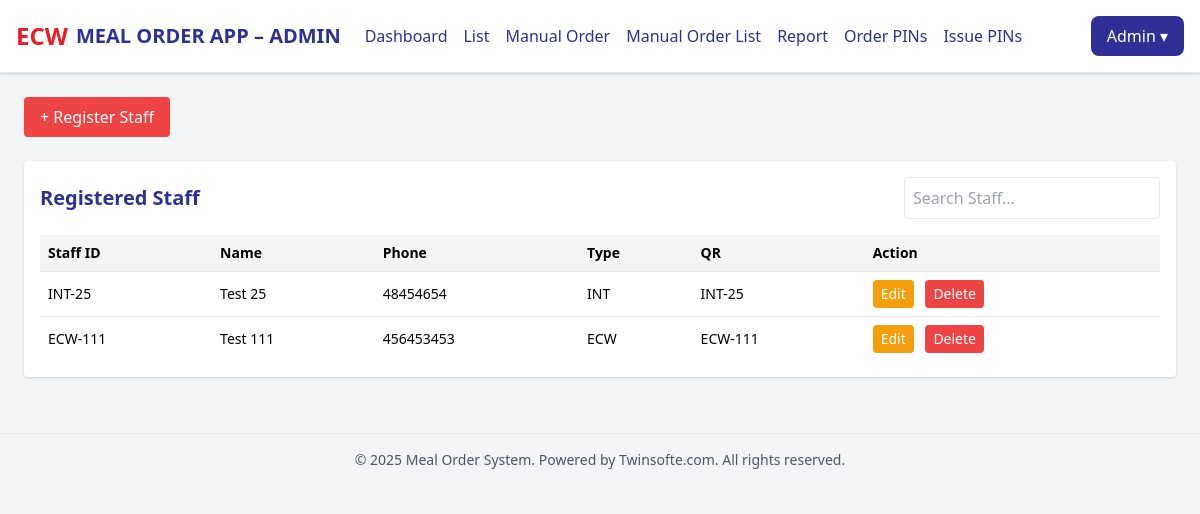
Screenshot of /admin/register.php (signed in) with the database file from the repository.
### tables this page shows
CREATE TABLE `staff` (
  `id` int(11) NOT NULL,
  `staff_id` varchar(50) NOT NULL,
  `name` varchar(100) NOT NULL,
  `phone_number` varchar(15) DEFAULT NULL,
  `staff_type` enum('ECW','INT') NOT NULL DEFAULT 'ECW',
  `qr_code` varchar(255) DEFAULT NULL,
  `meal_preferences` set('Breakfast','Lunch','Dinner') DEFAULT NULL
);

### admin/register.php (the view, shortened to what this page needs)
<?php
require_once 'db.php';
$staff_result = $conn->query("SELECT * FROM staff ORDER BY id DESC");
?>
  <?php include 'include/topbar.php'; ?>
<!DOCTYPE html>
<html lang="en">
<head>
  <script src="https://cdn.tailwindcss.com"></script>
  <link href="https://cdn.jsdelivr.net/npm/tailwindcss@2.2.19/dist/tailwind.min.css" rel="stylesheet">
</head>
<body class="bg-gray-100">
<div class="p-6">
  <button onclick="openRegisterModal()" class="bg-red-500 text-white px-4 py-2 rounded hover:bg-red-700">+ Register Staff</button>
  <div class="mt-6 bg-white rounded shadow p-4">
    <div class="flex justify-between items-center mb-4">
      <h2 class="text-xl font-semibold text-[#2E3095]">Registered Staff</h2>
      <input type="text" id="searchInput" placeholder="Search Staff..." class="border rounded p-2 w-64" onkeyup="filterStaff()" />
    </div>
    <div class="overflow-x-auto">
      <table class="table-auto w-full text-sm text-left">
        <thead class="bg-gray-100">
          <tr>
            <th class="p-2">Staff ID</th>
            <th class="p-2">Name</th>
            <th class="p-2">Phone</th>
            <th class="p-2">Type</th>
            <th class="p-2">QR</th>
            <th class="p-2">Action</th>
          </tr>
        </thead>
        <tbody>
        <?php while ($row = $staff_result->fetch_assoc()): ?>
          <tr class="border-t">
            <td class="p-2"><?= htmlspecialchars($row['staff_id']) ?></td>
            <td class="p-2"><?= htmlspecialchars($row['name']) ?></td>
            <td class="p-2"><?= htmlspecialchars($row['phone_number']) ?></td>
            <td class="p-2"><?= htmlspecialchars($row['staff_type']) ?></td>
            <td class="p-2">
              <?php if ($row['qr_code']): ?>
                <?= $row['qr_code'] ?>
              <?php else: ?>
                <button onclick="openQrUploadModal(<?= $row['id'] ?>)" class="text-[#2E3095] text-2xl font-bold">+</button>
              <?php endif; ?>
            </td>
            <td class="p-2">
              <button onclick='openEditModal(<?= json_encode($row) ?>)' class="bg-yellow-500 text-white px-2 py-1 rounded text-sm mr-2 hover:bg-yellow-600">Edit</button>
              <button onclick="openDeleteModal(<?= $row['id'] ?>)" class="bg-red-500 text-white px-2 py-1 rounded text-sm hover:bg-red-600">Delete</button>
            </td>
          </tr>
        <?php endwhile; ?>
        </tbody>
      </table>
    </div>
  </div>
</div>
<?php include 'include/footer.php'; ?>
</body>
</html>

### rows the page displays
staff: staff "INT-25", name "Test 25", phone_number "48454654", staff_type "INT", qr_code "INT-25"
staff: staff "ECW-111", name "Test 111", phone_number "456453453", staff_type "ECW", qr_code "ECW-111"
